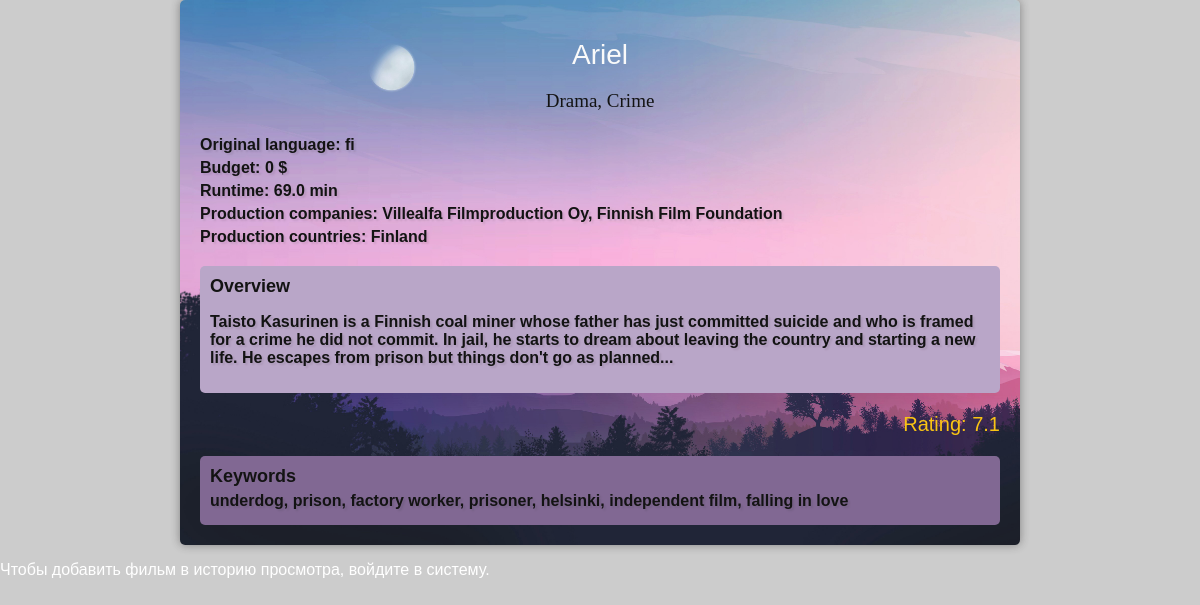
The page /movie/1/ on the database its author committed.
### movies/models.py (models this page shows)
class Movie(models.Model):
    title = models.CharField(max_length=200)
    slug_title = models.SlugField(unique=True, db_index=True)
    overview = models.TextField()
    keywords = models.TextField()
    production_companies = models.TextField()
    production_countries = models.TextField()
    original_language = models.CharField(max_length=20)
    genres = models.CharField(max_length=200)
    runtime= models.FloatField()
    budget = models.IntegerField()
    rating = models.FloatField()

### movies/views.py (the view)
# urls.py: path('movie/<int:movie_id>/', views.movie_detail, name='movie_detail'),
def movie_detail(request, movie_id):
    movie = get_object_or_404(Movie, id=movie_id)
    return render(request, 'movies/movie_detail.html', {'movie': movie})

### movies/templates/movies/movie_detail.html (shortened to what this page needs)
{% load static %}
<!DOCTYPE html>
<html>
<head>
    <link rel="stylesheet" href="{% static 'css/movie_detail.css'%}" type="text/css">
</head>
<body>
    <div class="movie-container">
        <div class="movie-header">
            <h1 class="movie-title"> {{ movie.title }}</h1>
            <p class="movie-genres"> {{ movie.genres }} </p>
        </div>
    <div class="movie-details">
        <p class="movie-info"> Original language: {{ movie.original_language }} </p>
        <p class="movie-info"> Budget: {{ movie.budget }} $</p>
        <p class="movie-info"> Runtime: {{ movie.runtime }} min</p>
        <p class="movie-info"> Production companies: {{ movie.production_companies }} </p>
        <p class="movie-info"> Production countries: {{ movie.production_countries }} </p>
    </div>
    <div class="movie-description">
        <h2>Overview</h2>
        <p class="overview"> {{ movie.overview }} </p>
    </div>
    <div class="movie-footer">
        <p class="movie-rating"> Rating: {{ movie.rating }} </p>
    </div>
    <div class="movie-keywords">
        <h2>Keywords</h2>
        <p class="movie-info">
            {{ movie.keywords }}
        </p>
    </div>
    </div>
{% if user.is_authenticated %}
        <form method="post" action="{% url 'add_to_history' movie.id %}">
            {% csrf_token %}
            <button type="submit">Добавить в историю</button>
        </form>
    {% else %}
        <p>Чтобы добавить фильм в историю просмотра, войдите в систему.</p>
    {% endif %}
</body>
</html>

### movies/static/css/movie_detail.css (style rules this page uses)
body { font-family: Arial, sans-serif; background-color: #ccc; color: #fff; margin: 0; padding: 0; }
.movie-container { width: 80%; max-width: 800px; margin: 0 auto; padding: 20px; background: url("../img/background.jpg") no-repeat; background-size: cover; opacity: 0.9; border-radius: 5px; box-shadow: 0 0 10px rgba(41, 40, 40, 0.5); }
.movie-header { text-align: center; margin-bottom: 24px; }
.movie-title { font-size: 28px; font-weight: 300; }
.movie-genres { font-size: 19px; color: #000000; font-family: "Times New Roman", serif; }
.movie-details { margin-bottom: 20px; }
.movie-info { font-size: 16px; color: #000000; text-shadow: 2px 2px 2px rgba(0, 0, 0, 0.1); font-weight: 600; margin: 5px 0; }
.movie-description { background-color: #b8a2c8; padding: 10px; border-radius: 5px; }
.movie-description h2 { font-size: 18px; margin: 0; color: #000000; }
.overview { font-size: 16px; color: #000000; font-weight: 600; text-shadow: 2px 2px 2px rgba(0, 0, 0, 0.1); }
.movie-footer { text-align: right; }
.movie-rating { font-size: 20px; color: #ffc400; }
.movie-keywords { margin-top: 20px; background-color: #795e8d; padding: 10px; border-radius: 5px; }
.movie-keywords h2 { font-size: 18px; margin: 0; color: #000000; }

### rows shown on the page
Movie: title "Ariel", genres "Drama, Crime", original_language "fi", budget "0", runtime "69.0", production_companies "Villealfa Filmproduction Oy, Finnish Film Foundation", production_countries "Finland", overview "Taisto Kasurinen is a Finnish coal miner whose father has just committed suicide and who is framed for a crime he did not commit. In jail, he starts to dream about leaving the country and starting a new life. He escapes from prison but things don't go as planned...", rating "7.1", keywords "underdog, prison, factory worker, prisoner, helsinki, independent film, falling in love"
